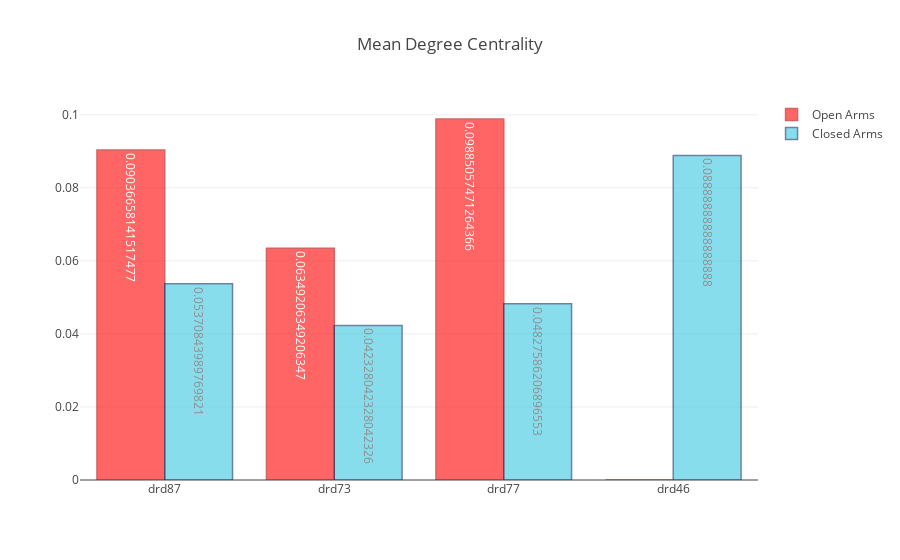
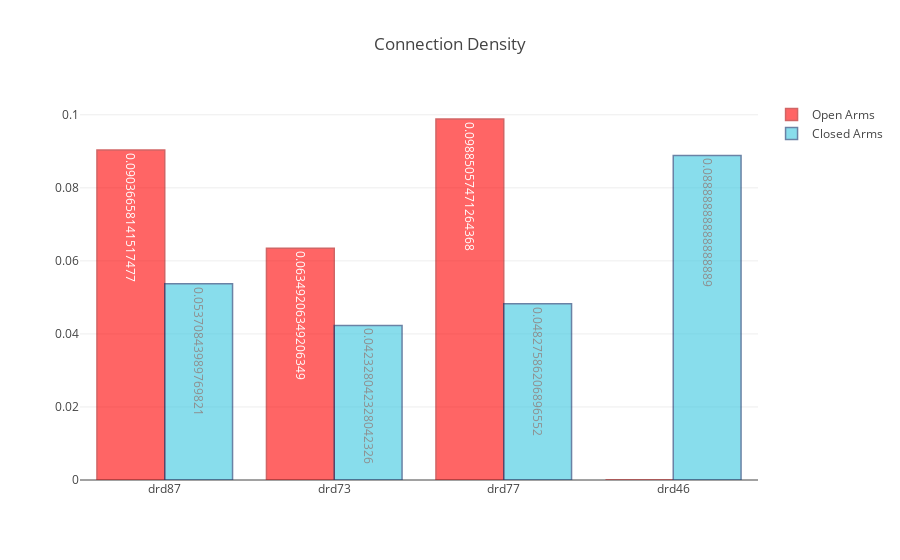
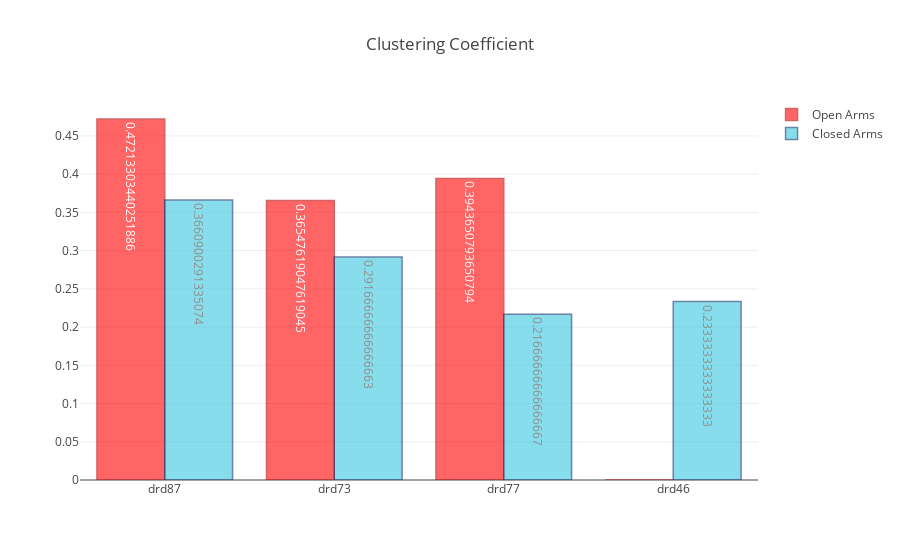
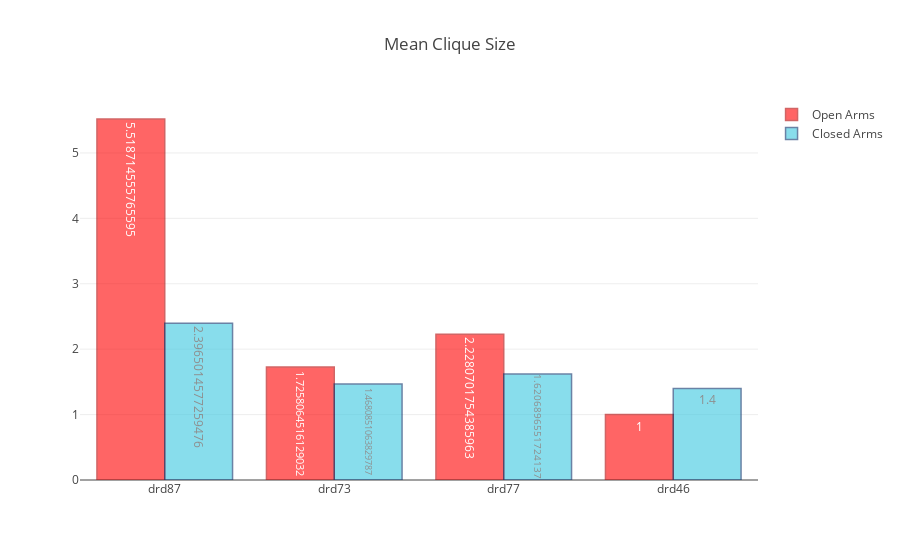

Notebook cell for these charts, in order:
### Code cell
labels, open_arms_measures, closed_arms_measures = get_measures_for_plot(gau.compute_mean_degree_centrality)
plot_network_measures(open_arms_measures, closed_arms_measures, *labels, title="Mean Degree Centrality")

labels, open_arms_measures, closed_arms_measures = get_measures_for_plot(gau.compute_connection_density)
plot_network_measures(open_arms_measures, closed_arms_measures, *labels, title="Connection Density")

labels, open_arms_measures, closed_arms_measures = get_measures_for_plot(nx.average_clustering)
plot_network_measures(open_arms_measures, closed_arms_measures, *labels, title="Clustering Coefficient")

labels, open_arms_measures, closed_arms_measures = get_measures_for_plot(gau.compute_mean_clique_size)
plot_network_measures(open_arms_measures, closed_arms_measures, *labels, title="Mean Clique Size")

labels, open_arms_measures, closed_arms_measures = get_measures_for_plot(gau.get_max_clique_size)
plot_network_measures(open_arms_measures, closed_arms_measures, *labels, title="Max Clique Size")

labels, open_arms_measures, closed_arms_measures = get_measures_for_plot(nx.global_efficiency)
plot_network_measures(open_arms_measures, closed_arms_measures, *labels, title="Global Efficiency")

labels, open_arms_measures, closed_arms_measures = get_measures_for_plot(nx.local_efficiency)
plot_network_measures(open_arms_measures, closed_arms_measures, *labels, title="Local Efficiency")

labels, open_arms_measures, closed_arms_measures = get_measures_for_plot(gau.compute_mean_betweenness_centrality)
plot_network_measures(open_arms_measures, closed_arms_measures, *labels, title="Mean Betweenness Centrality")

labels, open_arms_measures, closed_arms_measures = get_measures_for_plot(gau.compute_mean_load_centrality)
plot_network_measures(open_arms_measures, closed_arms_measures, *labels, title="Mean Load Centrality")

### Figure 1 — Plotly figure (JSON) as saved in the notebook; plotly's stock layout.template omitted (floating-point values rounded to 4 significant figures)
{"data": [{"marker": {"color": "rgb(255, 0, 0)", "line": {"color": "rgb(180, 0, 0)", "width": 1.5}}, "name": "Open Arms", "opacity": 0.6, "text": [0.09037, 0.06349, 0.09885, 0], "textposition": "auto", "type": "bar", "uid": "5e10a7", "x": ["drd87", "drd73", "drd77", "drd46"], "y": [0.09037, 0.06349, 0.09885, 0]}, {"marker": {"color": "rgb(58,200,225)", "line": {"color": "rgb(8,48,107)", "width": 1.5}}, "name": "Closed Arms", "opacity": 0.6, "text": [0.05371, 0.04233, 0.04828, 0.08889], "textposition": "auto", "type": "bar", "uid": "f95684", "x": ["drd87", "drd73", "drd77", "drd46"], "y": [0.05371, 0.04233, 0.04828, 0.08889]}], "layout": {"autosize": true, "title": "Mean Degree Centrality", "xaxis": {"autorange": true, "range": [-0.5, 3.5], "type": "category"}, "yaxis": {"autorange": true, "range": [0, 0.1041], "type": "linear"}}}

### Figure 2 — Plotly figure (JSON) as saved in the notebook; plotly's stock layout.template omitted (floating-point values rounded to 4 significant figures)
{"data": [{"marker": {"color": "rgb(255, 0, 0)", "line": {"color": "rgb(180, 0, 0)", "width": 1.5}}, "name": "Open Arms", "opacity": 0.6, "text": [0.09037, 0.06349, 0.09885, 0], "textposition": "auto", "type": "bar", "uid": "645992", "x": ["drd87", "drd73", "drd77", "drd46"], "y": [0.09037, 0.06349, 0.09885, 0]}, {"marker": {"color": "rgb(58,200,225)", "line": {"color": "rgb(8,48,107)", "width": 1.5}}, "name": "Closed Arms", "opacity": 0.6, "text": [0.05371, 0.04233, 0.04828, 0.08889], "textposition": "auto", "type": "bar", "uid": "ce3488", "x": ["drd87", "drd73", "drd77", "drd46"], "y": [0.05371, 0.04233, 0.04828, 0.08889]}], "layout": {"autosize": true, "title": "Connection Density", "xaxis": {"autorange": true, "range": [-0.5, 3.5], "type": "category"}, "yaxis": {"autorange": true, "range": [0, 0.1041], "type": "linear"}}}

### Figure 3 — Plotly figure (JSON) as saved in the notebook; plotly's stock layout.template omitted (floating-point values rounded to 4 significant figures)
{"data": [{"marker": {"color": "rgb(255, 0, 0)", "line": {"color": "rgb(180, 0, 0)", "width": 1.5}}, "name": "Open Arms", "opacity": 0.6, "text": [0.4721, 0.3655, 0.3944, 0], "textposition": "auto", "type": "bar", "uid": "ae2669", "x": ["drd87", "drd73", "drd77", "drd46"], "y": [0.4721, 0.3655, 0.3944, 0]}, {"marker": {"color": "rgb(58,200,225)", "line": {"color": "rgb(8,48,107)", "width": 1.5}}, "name": "Closed Arms", "opacity": 0.6, "text": [0.3661, 0.2917, 0.2167, 0.2333], "textposition": "auto", "type": "bar", "uid": "139385", "x": ["drd87", "drd73", "drd77", "drd46"], "y": [0.3661, 0.2917, 0.2167, 0.2333]}], "layout": {"autosize": true, "title": "Clustering Coefficient", "xaxis": {"autorange": true, "range": [-0.5, 3.5], "type": "category"}, "yaxis": {"autorange": true, "range": [0, 0.497], "type": "linear"}}}

### Figure 4 — Plotly figure (JSON) as saved in the notebook; plotly's stock layout.template omitted (floating-point values rounded to 4 significant figures)
{"data": [{"marker": {"color": "rgb(255, 0, 0)", "line": {"color": "rgb(180, 0, 0)", "width": 1.5}}, "name": "Open Arms", "opacity": 0.6, "text": [5.519, 1.726, 2.228, 1], "textposition": "auto", "type": "bar", "uid": "f1ce00", "x": ["drd87", "drd73", "drd77", "drd46"], "y": [5.519, 1.726, 2.228, 1]}, {"marker": {"color": "rgb(58,200,225)", "line": {"color": "rgb(8,48,107)", "width": 1.5}}, "name": "Closed Arms", "opacity": 0.6, "text": [2.397, 1.468, 1.621, 1.4], "textposition": "auto", "type": "bar", "uid": "576822", "x": ["drd87", "drd73", "drd77", "drd46"], "y": [2.397, 1.468, 1.621, 1.4]}], "layout": {"autosize": true, "title": "Mean Clique Size", "xaxis": {"autorange": true, "range": [-0.5, 3.5], "type": "category"}, "yaxis": {"autorange": true, "range": [0, 5.809], "type": "linear"}}}
